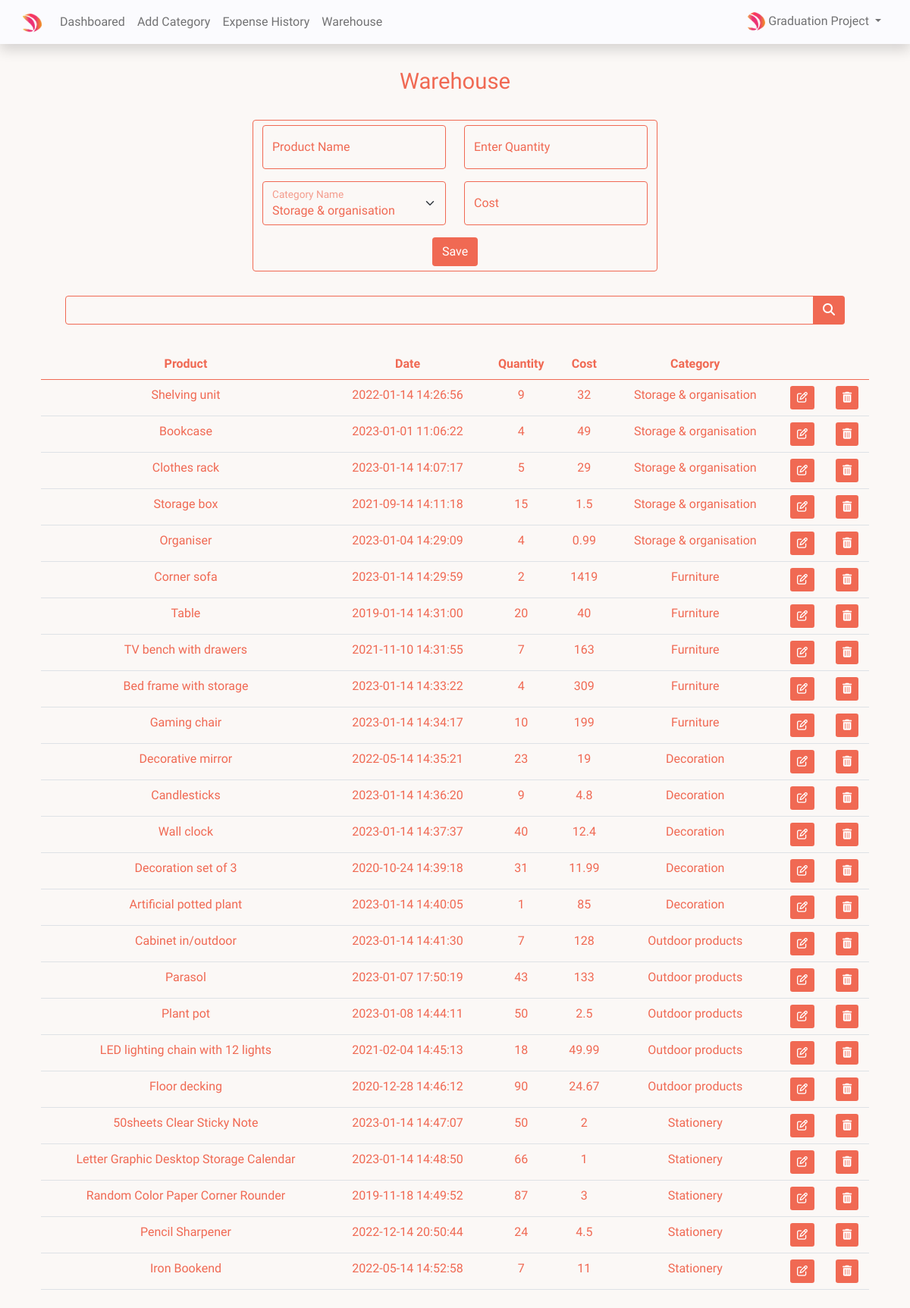
/pages/werehouse.php (signed in), run on an earlier commit of the app's database.
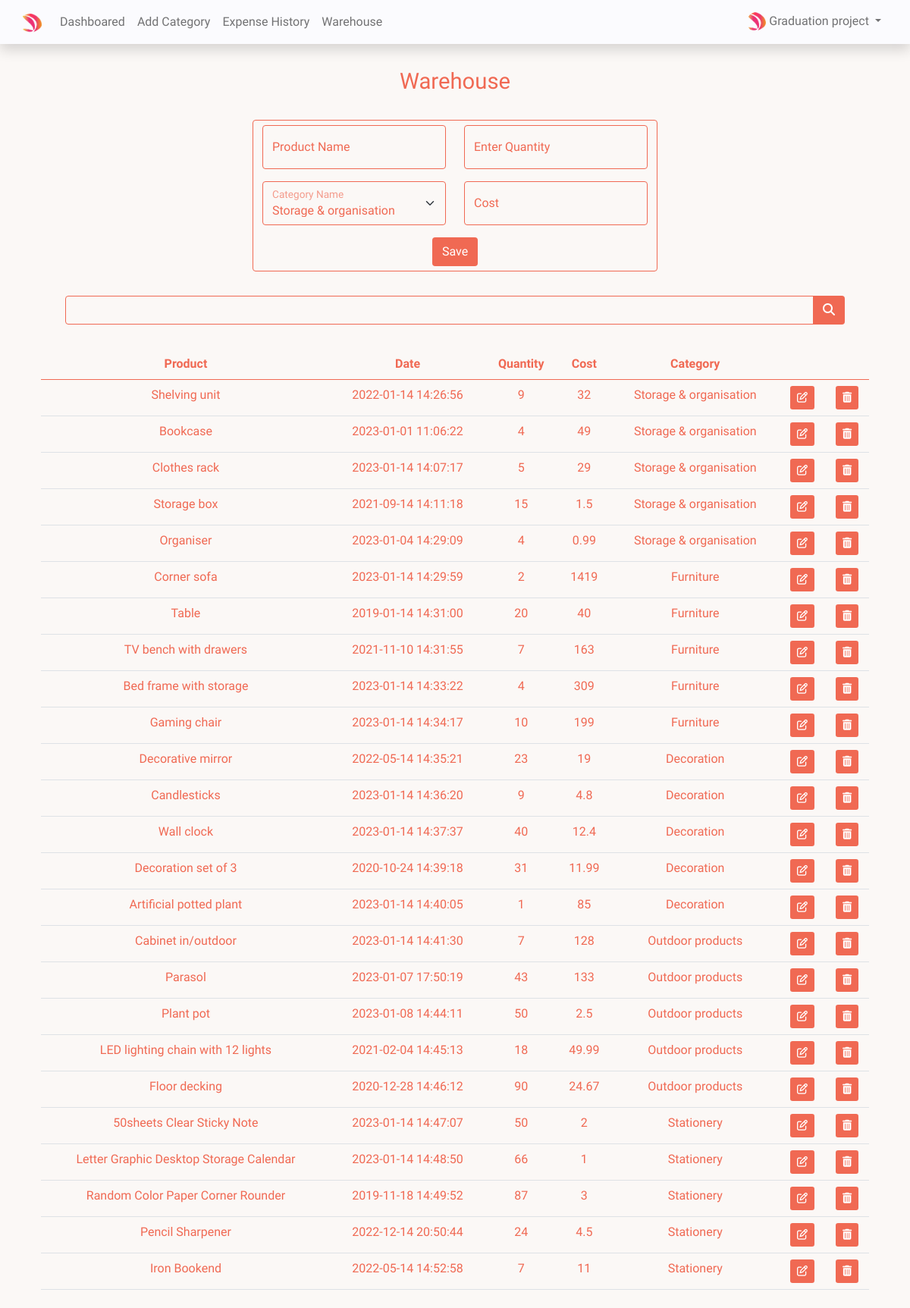
And on a later commit of the database.
### tables this page shows
CREATE TABLE `user` (
  `id` int(200) NOT NULL,
  `firstname` varchar(50) NOT NULL,
  `password` varchar(60) NOT NULL,
  `email` varchar(50) NOT NULL,
  `lastname` varchar(22) NOT NULL,
  `profile_path` varchar(50) NOT NULL DEFAULT 'default_profile.png',
  `businessname` varchar(50) NOT NULL,
  `code` mediumint(50) NOT NULL
);

### pages/session.php (called while the page is built, shortened)
<?php
include("config.php");
$sess_email = $_SESSION["email"];
$sql = "SELECT id, firstname, lastname, email  ,profile_path ,  businessname FROM user  WHERE email = '$sess_email'";
$result = $con->query($sql);
if ($result->num_rows > 0) {
  while ($row = $result->fetch_assoc()) {
    $user_id = $row["id"];
    $userprofile = "../uploads/" . $row["profile_path"];
  }
} else {
  $userid = "GHX1Y2";
  $username = "Jhon Doe";
  $useremail = "mailid@domain.com";
  $businessname = "expense";
  $userprofile = "Uploads/default_profile.png";
}?>

### pages/werehouse.php (the view, shortened to what the changed rows need)
<?php
include("session.php");
$businessname = mysqli_query($con, "SELECT  businessname  FROM user  where id='$user_id'");
while ($row = mysqli_fetch_assoc($businessname)) {
    $bname = $row['businessname'];
};
?>
<!DOCTYPE html>
<html lang="en">
<head>
    <link rel="stylesheet" href="https://cdnjs.cloudflare.com/ajax/libs/font-awesome/6.2.0/css/all.min.css" />
    <link rel="stylesheet" href="https://cdnjs.cloudflare.com/ajax/libs/bootstrap/5.0.1/css/bootstrap.min.css" />
    <link href="../css/css.css" rel="stylesheet" />
</head>
<body id="text" onload="translate('en','lang-tag')">
    <section>
        <div class=" navbar navbar-expand-sm navbar-light bg-lightPink shadow text-center">
            <div class="container p-0">
                <div class="collapse navbar-collapse justify-content-between" id="navbar">
                    <ul class="navbar-nav mt-2 mt-lg-0" id="user">
                        <li class="nav-item dropdown">
                            <a class="nav-link dropdown-toggle" href="#" id="navbarDropdown" role="button" data-bs-toggle="dropdown" aria-haspopup="true" aria-expanded="false">
                                <img class="img img-fluid rounded-circle" src="<?php echo $userprofile ?>" width="25">
                                <?php echo $bname; ?>
                            </a>
                        </li>
                    </ul>
                </div>
            </div>
        </div>
    </section>
    <section>
        <div class="container mx-auto my-4 pt-2 text-center">
            <br>
            <div class="container">
                <table class="table text-darkBlue" id="werehouseTable">
                    <thead>
                        <tr>
                            <th lang-tag="product"></th>
                            <th lang-tag="date"></th>
                            <th lang-tag="quantity"></th>
                            <th lang-tag="cost"></th>
                            <th lang-tag="category"></th>
                            <th colspan="2"></th>
                        </tr>
                    </thead>
                </table>
            </div>
        </div>
    </section>
</body>
</html>

What changed in the data, as far as the page shows it:
changed user: businessname "Graduation Project" → "Graduation project"
